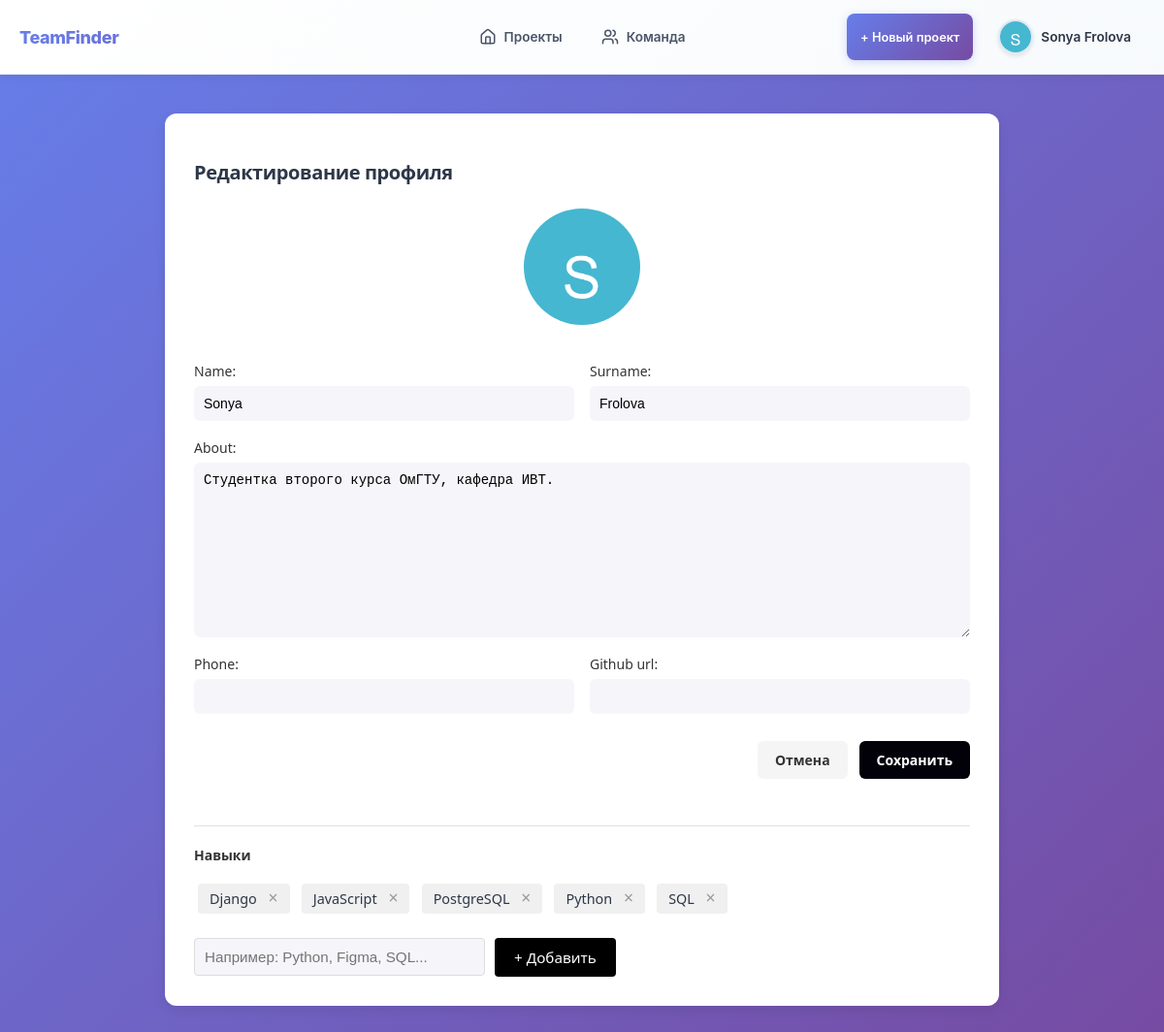
The app's page /users/1/edit/ (signed in) with its own data.
### users/models.py (models this page shows, shortened)
class User(AbstractUser):
    username = None
    email = models.EmailField(unique=True)
    name = models.CharField(max_length=124)
    surname = models.CharField(max_length=124)
    avatar = models.ImageField(
        upload_to="avatars/", blank=True, null=True
    )
    phone = models.CharField(max_length=12, blank=True)
    github_url = models.URLField(blank=True)
    about = models.TextField(max_length=256, blank=True)
    skills = models.ManyToManyField(Skill, blank=True, related_name="users")
    is_active = models.BooleanField(default=True)
    is_staff = models.BooleanField(default=False)
    USERNAME_FIELD = "email"
    REQUIRED_FIELDS = ["name", "surname"]
    objects = UserManager()

class Skill(models.Model):
    name = models.CharField(max_length=124, unique=True)
    class Meta:
        verbose_name = "Навык"
        verbose_name_plural = "Навыки"
        ordering = ["name"]

### users/views.py (the view)
# urls.py: path("<int:user_id>/edit/", views.edit_profile, name="edit_profile"),
@login_required
def edit_profile(request, user_id):
    user = get_object_or_404(User, id=user_id)
    if request.user != user:
        return redirect("users:user_detail", user_id=user.id)
    if request.method == "POST":
        form = UserEditForm(request.POST, request.FILES, instance=user)
        if form.is_valid():
            form.save()
            return redirect("users:user_detail", user_id=user.id)
    else:
        form = UserEditForm(instance=user)
    return render(request, "users/edit_profile.html", {"form": form})

### users/forms.py (shortened to what this page needs)
class UserEditForm(forms.ModelForm):
    class Meta:
        model = User
        fields = ["name", "surname", "avatar", "about", "phone", "github_url"]

### templates/users/edit_profile.html (shortened to what this page needs)
{% extends 'base.html' %}
{% load static %}
{% block extra_css %}
<link rel="stylesheet" href="{% static 'css/auth.css' %}">
<link rel="stylesheet" href="{% static 'css/profile_edit.css' %}">
{% endblock %}
{% block content %}
<div class="profile-edit-container">
    <h2 class="form-title">Редактирование профиля</h2>
    <form method="post" enctype="multipart/form-data" class="profile-edit-form">
        <div class="avatar-upload">
            <div class="avatar-preview">
                {% if form.instance.avatar %}
                    <img src="{{ form.instance.avatar.url }}" alt="Аватар">
                {% else %}
                    <img src="{% static 'images/default-avatar.png' %}" alt="Аватар по умолчанию">
                {% endif %}
            </div>
        </div>
        <div class="form-row">
            <div class="form-field">
                {{ form.name.label_tag }}
                {{ form.name }}
            </div>
            <div class="form-field">
                {{ form.surname.label_tag }}
                {{ form.surname }}
            </div>
        </div>
        <div class="form-field">
            {{ form.about.label_tag }}
            {{ form.about }}
        </div>
        <div class="form-row">
            <div class="form-field">
                {{ form.phone.label_tag }}
                {{ form.phone }}
            </div>
            <div class="form-field">
                {{ form.github_url.label_tag }}
                {{ form.github_url }}
            </div>
        </div>
        <div class="form-actions">
            <a href="{% url 'users:user_detail' user.id %}" class="cancel-button">Отмена</a>
            <button type="submit" class="save-button">Сохранить</button>
        </div>
        <div class="form-field" style="margin-top: 30px; border-top: 1px solid #e0e0e0; padding-top: 20px;">
            <label style="display: block; margin-bottom: 10px; font-weight: 600; color: #333;">Навыки</label>
            <div id="skills-list" style="margin-bottom: 15px; min-height: 30px;">
                {% for skill in user.skills.all %}
                    <span class="skill-tag" style="display: inline-block; background: #f0f0f0; padding: 6px 12px; margin: 4px; border-radius: 4px; font-size: 0.9rem;">
                        {{ skill.name }}
                        <button type="button" class="skill-remove-btn"
                                data-skill-id="{{ skill.id }}"
                                style="margin-left: 8px; border: none; background: transparent; color: #999; cursor: pointer; font-size: 1.1rem; line-height: 1;"
                                title="Удалить">×</button>
                    </span>
                {% empty %}
                    <span class="text-muted" style="color: #999; font-size: 0.9rem;">Навыки пока не добавлены</span>
                {% endfor %}
            </div>
            <div style="display: flex; gap: 10px; align-items: center;">
                <input type="text" id="new-skill-input"
                       placeholder="Например: Python, Figma, SQL..."
                       style="flex: 1; max-width: 300px; padding: 10px; border: 1px solid #ddd; border-radius: 4px; font-size: 0.95rem;">
                <button type="button" id="add-skill-btn"
                        style="padding: 10px 20px; background: #000; color: white; border: none; border-radius: 4px; cursor: pointer; font-size: 0.95rem;">
                    + Добавить
                </button>
            </div>
        </div>
    </form>
</div>
{% endblock %}

### templates/includes/header.html (shortened to what this page needs)
{% load static %}
<header class="site-header">
    <div class="container">
        <div class="header-content">
            <a href="/projects/list/" class="logo-link">TeamFinder</a>
            <nav class="main-nav">
                <a href="/projects/list/" class="nav-link">
                    <p>Проекты</p>
                </a>
                <a href="/users/list/" class="nav-link">
                    <p>Команда</p>
                </a>
            </nav>
            <div class="user-actions">
                {% if request.user.is_authenticated %}
                <a href="{% url 'projects:create_project' %}" class="action-button nav-link">
                    + Новый проект
                </a>
                <a class="user-menu nav-link">
                    {% if request.user.avatar %}
                        <img src="{{ request.user.avatar.url }}" alt="Аватар пользователя" class="avatar">
                    {% else %}
                        <img src="{% static 'images/default-avatar.png' %}" alt="Аватар по умолчанию" class="avatar">
                    {% endif %}
                    <span class="username">{{ request.user.name }} {{ request.user.surname }}</span>
                </a>
                {% endif %}
            </div>
        </div>
    </div>
</header>

### static/css/base.css (style rules this page uses)
html { overflow-y: scroll; scroll-behavior: smooth; }
body { margin: 0; padding: 0; font-family: 'Inter', 'Roboto', 'Segoe UI', Tahoma, sans-serif; background: linear-gradient(135deg, #667eea 0%, #764ba2 100%); background-attachment: fixed; color: #2d3748; min-height: 100vh; }
h1, h2, h3, h4, h5, h6 { font-weight: 700; letter-spacing: -0.02em; }
a { color: inherit; text-decoration: none; transition: color 0.2s ease; }
button { padding: 0; border: none; font: inherit; color: inherit; background-color: transparent; cursor: pointer; transition: all 0.2s ease; }
.container { max-width: 1280px; margin: 0 auto; padding: 2.5rem; }
span { display: inline-flex; align-items: center; }

### static/css/header.css (style rules this page uses)
.site-header { background: linear-gradient(135deg, #ffffff 0%, #f7fafc 100%); border-bottom: 1px solid rgba(226, 232, 240, 0.8); backdrop-filter: blur(10px); position: sticky; top: 0; z-index: 50; font-family: 'Inter', 'Roboto', sans-serif; box-shadow: 0 2px 10px rgba(0, 0, 0, 0.05); }
.container { max-width: 1280px; margin: 0 auto; padding: 14px 20px; display: flex; justify-content: space-between; align-items: center; }
.header-content { display: grid; grid-template-columns: 1fr auto 1fr; align-items: center; gap: 20px; width: 100%; }
.logo-link { font-weight: 800; font-size: 18px; background: linear-gradient(135deg, #667eea 0%, #764ba2 100%); -webkit-background-clip: text; -webkit-text-fill-color: transparent; background-clip: text; text-decoration: none; letter-spacing: -0.02em; }
.main-nav { display: flex; justify-content: center; gap: 12px; }
.nav-link { display: inline-flex; align-items: center; font-size: 0.85rem; color: #4a5568; padding: 8px 14px; border-radius: 8px; transition: all 0.2s cubic-bezier(0.4, 0, 0.2, 1); font-weight: 600; height: 32px; }
.action-button { color: white; background: linear-gradient(135deg, #667eea 0%, #764ba2 100%); font-size: 0.8rem; box-shadow: 0 2px 8px rgba(102, 126, 234, 0.3); }
.user-actions { display: flex; gap: 12px; align-items: center; justify-content: flex-end; }
.user-menu { cursor: pointer; user-select: none; transition: transform 0.2s ease; }
.avatar { width: 32px; height: 32px; border-radius: 50%; object-fit: cover; border: 2px solid #e2e8f0; box-shadow: 0 2px 4px rgba(0, 0, 0, 0.1); }
.username { margin-left: 8px; display: none; font-weight: 600; color: #2d3748; }
@media (min-width: 640px) { .username { display: inline; } }

### static/css/profile_edit.css (style rules this page uses)
.profile-edit-container { max-width: 800px; margin: 40px auto; padding: 30px; border-radius: 12px; background: white; box-shadow: 0 4px 12px rgba(0,0,0,0.08); font-family: 'Segoe UI', sans-serif; }
.form-title { font-size: 20px; font-weight: 600; margin-bottom: 24px; }
.profile-edit-form { display: flex; flex-direction: column; gap: 18px; }
.form-row { display: flex; gap: 16px; }
.form-field { display: flex; flex-direction: column; flex: 1; gap: 6px; }
.form-field label { font-size: 14px; color: #333; font-weight: 500; }
.form-field input, .form-field textarea { width: 100%; background: #f5f5fa; border: none; border-radius: 6px; padding: 10px; font-size: 14px; box-sizing: border-box; }
.form-field textarea { min-height: 80px; resize: vertical; }
.form-actions { display: flex; justify-content: flex-end; gap: 12px; margin-top: 10px; }
.cancel-button, .save-button { padding: 10px 18px; border-radius: 6px; font-size: 14px; font-weight: 600; cursor: pointer; text-decoration: none; text-align: center; }
.cancel-button { background: #f5f5f5; color: #333; }
.save-button { background: #02010a; color: white; border: none; }
.avatar-upload { margin-bottom: 20px; display: flex; flex-direction: column; align-items: center; }
.avatar-preview { position: relative; width: 120px; height: 120px; border-radius: 50%; overflow: hidden; cursor: pointer; }
.avatar-preview img { width: 100%; height: 100%; object-fit: cover; display: block; }

### records on screen
User: user.avatar (picture), user.name "Sonya", user.surname "Frolova", instance.avatar (picture), name "Sonya", surname "Frolova", about "Студентка второго курса ОмГТУ, кафедра ИВТ."
Skill: name "Django"
Skill: name "JavaScript"
Skill: name "PostgreSQL"
Skill: name "Python"
Skill: name "SQL", {{ skill.id }} 1 (drawn)
